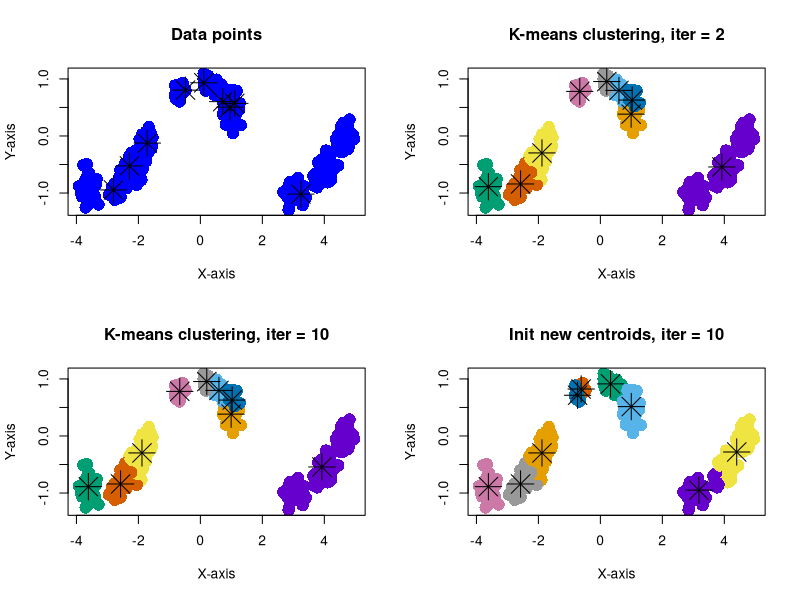
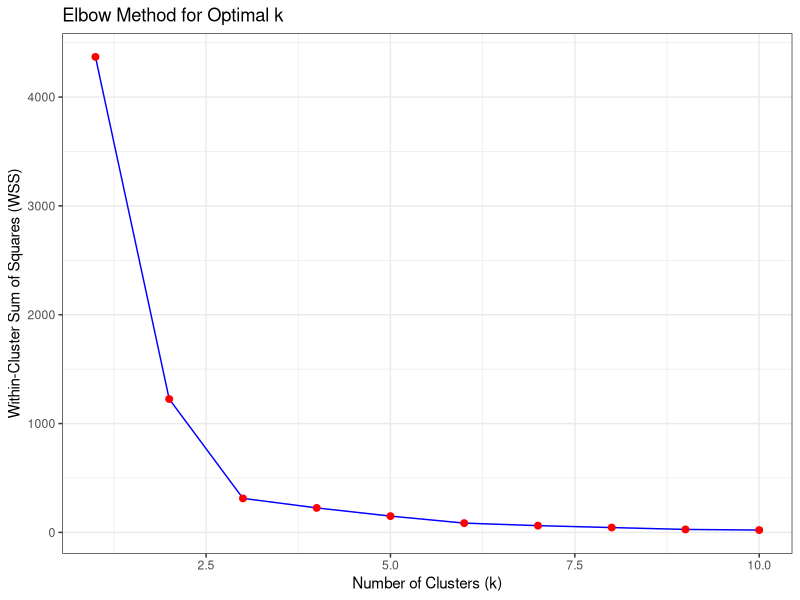
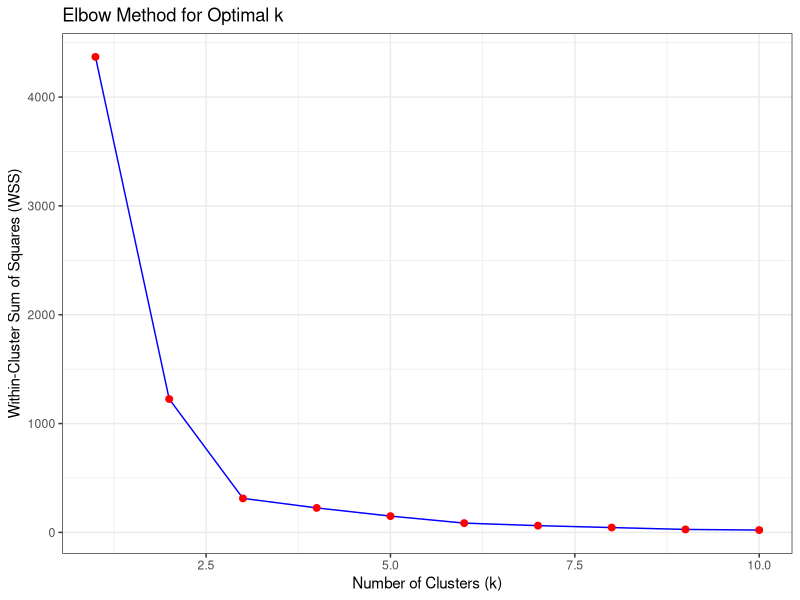

Write the R code that produced these figures, in order.
# Load necessary library
library(ggplot2)
library(cluster)

plot_origin_datapoint <- function(data, codevector) {
  # Plot the data points
  plot(
    data$x,
    data$y,
    col = "blue",
    xlab = "X-axis",
    ylab = "Y-axis",
    main = "Data points",
    pch = 16,
    cex = 2,
  )
  # Plot the codevectors
  for (i in 1:nrow(codevector)) {
    points(codevector[i, 1], codevector[i, 2], col = "black", pch = 8, cex = 3)
  }
}


display_kmeans_plot <- function(data, codevector, iter, chart_title) {
  # calculate the kmeans
  kmeans_result <- kmeans(data,
    centers = codevector,
    iter.max = iter,
    trace = TRUE
  )
  colors_list <- c(
    "#E69F00", # Orange
    "#56B4E9", # Sky Blue
    "#009E73", # Green
    "#F0E442", # Yellow
    "#0072B2", # Blue
    "#D55E00", # Red
    "#CC79A7", # Pink
    "#999999", # Gray
    "#6600CC", # Purple
    "#00CCCC" # Cyan
  )
  # Plot the data points
  plot(
    data$x,
    data$y,
    col = colors_list[kmeans_result$cluster],
    xlab = "X-axis",
    ylab = "Y-axis",
    main = chart_title,
    pch = 16,
    cex = 2,
  )
  # Plot the centroids
  points(kmeans_result$centers,
    col = "black",
    pch = 8,
    cex = 3
  ) # Centroids as black stars
}

# Function to compute WSS for different values of k
compute_wss <- function(data, max_k = 10) {
  wss_values <- numeric(max_k)

  for (k in 1:max_k) {
    km <- kmeans(data, centers = k, nstart = 10) # Run K-means
    wss_values[k] <- km$tot.withinss # Store total WSS
  }

  return(wss_values)
}
elbow_finder <- function(x, y) {

  # Find the elbow point in the curve with method "maximum curvature"
  n <- length(y)
  curvature <- numeric(n - 2)

  for (i in 2:(n - 1)) {
    a <- c(x[i - 1], y[i - 1])
    b <- c(x[i], y[i])
    c <- c(x[i + 1], y[i + 1])

    ab <- sqrt(sum((b - a)^2))
    bc <- sqrt(sum((c - b)^2))
    ac <- sqrt(sum((c - a)^2))

    s <- (ab + bc + ac) / 2
    area <- sqrt(s * (s - ab) * (s - bc) * (s - ac))

    if (ab * bc * ac != 0) {
      curvature[i - 1] <- (4 * area) / (ab * bc * ac)
    } else {
      curvature[i - 1] <- 0
    }
  }

  elbow_index <- which.max(curvature) + 1
  return(elbow_index)
}





set.seed(123)
png("unit2/output/p2_k_mean.png")
# Plot the SOM results
par(mfrow = c(2, 2))

# Simple test
# x <- c(1, 2, 3, 5, 5, 6, 6)
# y <- c(1, 1, 1, 5, 6, 5, 6)
# data <- data.frame(x, y)
# codevector <- matrix(c(2, 2, 2, 3), nrow = 2, byrow = TRUE)

# dataset test
dataset <- read.table("unit2/data/kmeansdata04.csv", sep = ",", header = TRUE)
# #Select columns 2 and 3
data <- dataset[, 1:2]
k <- 9

# # Randomly select k data points as initial codevectors
codevector <- data[sample(1:nrow(data), k), ]
plot_origin_datapoint(data, codevector)
# display_kmeans_plot(data, codevector, 1)
display_kmeans_plot(data, codevector, 2, sprintf("K-means clustering, iter = %d", 2))
display_kmeans_plot(data, codevector, 10, sprintf("K-means clustering, iter = %d", 10))

codevector2 <- data[sample(1:nrow(data), k), ]
display_kmeans_plot(data, codevector2, 10, sprintf("Init new centroids, iter = %d", 10))



max_k <- 10
wss_values <- compute_wss(data, max_k)

# Create a dataframe for visualization
wss_df <- data.frame(k = 1:max_k, WSS = wss_values)
# Find the optimal K
optimal_k <- elbow_finder(1:max_k, wss_values)
print(paste("Optimal K:", optimal_k))
# Plot the Elbow Curve
ggplot(wss_df, aes(x = k, y = WSS)) +
  geom_line(color = "blue") +
  geom_point(color = "red", size = 2) +
  labs(
    title = "Elbow Method for Optimal k",
    x = "Number of Clusters (k)",
    y = "Within-Cluster Sum of Squares (WSS)"
  ) +
  theme_bw()
ggsave("unit2/output/p2_elbow_method.png", width = 6, height = 4, dpi = 300)

dev.off()
